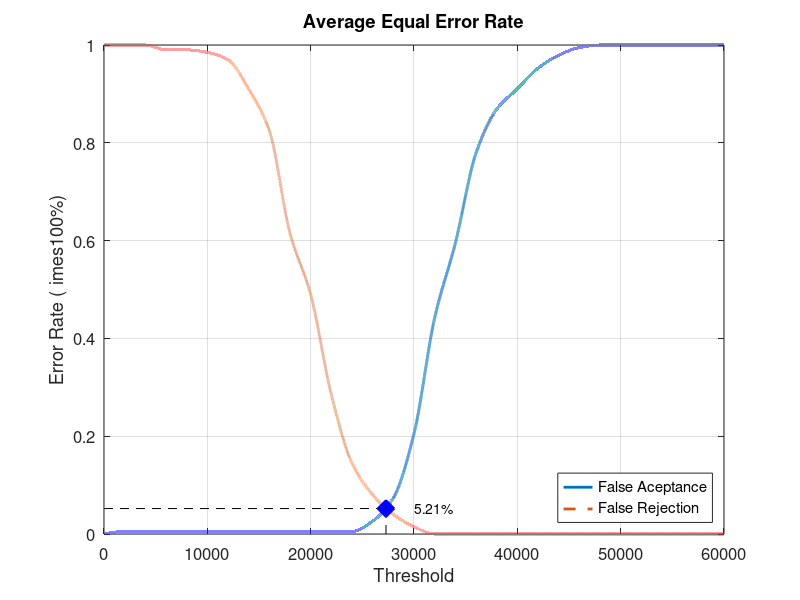
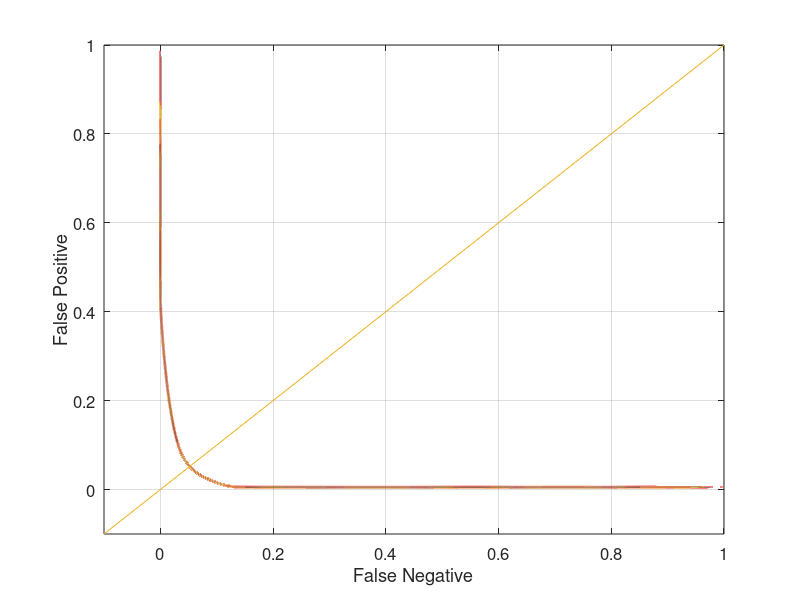

Write MATLAB code to recreate these figures, in order.
close all;
clear;
clc;
x = 0:2000:60000;
xq = 0:0.5:60000;

y0 = [0 0.00526316 0.00526316 0.00526316 0.00526316 0.00526316 0.00526316 0.00526316 0.00526316 0.00526316 0.00526316 0.00526316 0.00526316 0.0263158 0.0736842 0.205263 0.442105 0.594737 0.778947 0.868421 0.910526 0.952632 0.978947 0.994737 1 1 1 1 1 1 1]
yy0 = interp1(x, y0, xq, 'pchip');
y1 = [1 1 1 0.99 0.99 0.985 0.97 0.91 0.825 0.615 0.49 0.285 0.145 0.08 0.04 0.015 0 0 0 0 0 0 0 0 0 0 0 0 0 0 0]
yy1 = interp1(x, y1, xq, 'pchip');

% Calculating EER: 
y2 = abs(y0 - y1);
find(y2 == min(y2))
yy2 = abs(yy0 - yy1);
xEER = find(yy2 == min(yy2));
xEERIndex = xq(xEER) % X-axis EER
yEER = yy0(xEER) % Y-axis EER

main = figure
plot(xq, yy0,'-','LineWidth', 2);	hold on
plot(xq, yy1,'--','LineWidth', 2);	hold on
plot([xEERIndex xEERIndex], [0 yEER], 'k--');	hold on
plot([0 xEERIndex], [yEER yEER], 'k--');	hold on
plot(xEERIndex, yEER, 'bx', 'LineWidth', 10);	hold on
text(xEERIndex + 10 * xEERIndex / 100, yEER, [num2str(round((10000 * yEER)) / 100) '%'])
legend('False Aceptance', 'False Rejection', 'Location', 'SouthEast')
xlabel('Threshold')
ylabel('Error Rate (	imes100%)')
title('Average Equal Error Rate')
set(gca, 'FontSize', 12)
axis([0 60000 0 1])
grid on

print(main, 'Database5_1Main', '-dpng');
FNRxFPR = figure('Color', [1 1 1]);
plot(yy1, yy0, '-', yy1, yy0, 'LineWidth', 2);
hold on
y = -0.1:0.1:1
plot(y, y); 
set(gca, 'FontSize', 12)
xlabel('False Negative')
ylabel('False Positive')
axis([-0.1 1 -0.1 1])
set(gca, 'FontSize', 12)
grid on

print(FNRxFPR, 'Database5_1FNRxFPR','-dpng');
